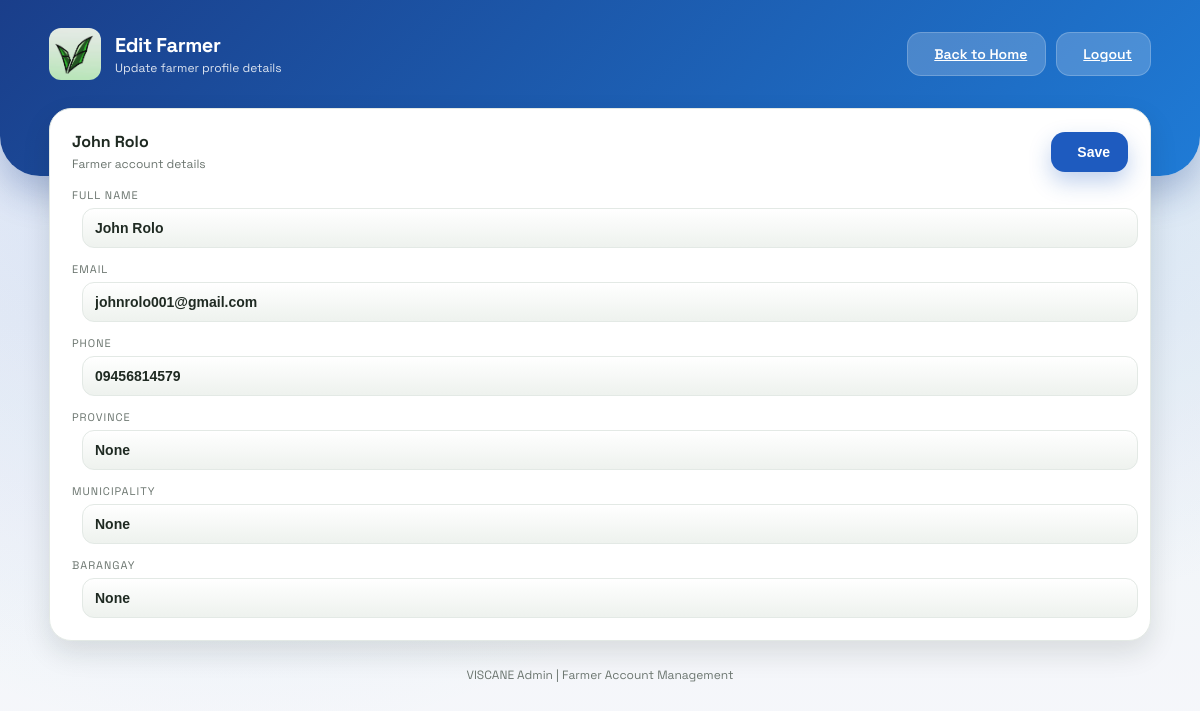
The page /admin/farmers/2/edit (signed in) on the database its author committed.
### models.py (models this page shows)
class User(db.Model):
    id = db.Column(db.Integer, primary_key=True)
    fullname = db.Column(db.String(100), nullable=False)
    email = db.Column(db.String(120), unique=True, nullable=False)
    phone = db.Column(db.String(20), nullable=False)
    password = db.Column(db.String(200), nullable=False)
    province = db.Column(db.String(120), nullable=True)
    municipality = db.Column(db.String(120), nullable=True)
    barangay = db.Column(db.String(120), nullable=True)
    is_active = db.Column(db.Boolean, nullable=False, default=True)
    is_archived = db.Column(db.Boolean, nullable=False, default=False)

### app.py (the view, shortened to what this page needs)
@app.route('/admin/farmers/<int:user_id>/edit', methods=['GET', 'POST'])
@login_required
def admin_farmer_edit(user_id):
    user = User.query.get_or_404(user_id)
    if user.is_archived:
        return redirect(url_for('admin_farmers'))
    return render_template('admin_farmer_edit.html', user=user, current_admin=get_current_admin())

### app.py (called while the page is built)
def login_required(view):
    @wraps(view)
    def wrapped(*args, **kwargs):
        if not session.get('admin_id'):
            return redirect(url_for('admin_login'))
        return view(*args, **kwargs)
    return wrapped

def get_current_admin():
    admin_id = session.get('admin_id')
    if not admin_id:
        return None
    admin = Admin.query.get(admin_id)
    if not admin or admin.is_archived:
        return None
    return admin

### templates/admin_farmer_edit.html (shortened to what this page needs)
<!DOCTYPE html>
<html lang="en">
<head>
    <link rel="stylesheet" href="{{ url_for('static', filename='style.css') }}">
</head>
<body class="admin-layout">
    <header class="dashboard-header">
        <div class="header-content">
            <div class="brand">
                <div class="brand-icon">
                    <img src="{{ url_for('static', filename='logo.jpg') }}" alt="VISCANE Logo" style="width: 100%; height: 100%; object-fit: cover; border-radius: 12px;">
                </div>
                <div>
                    <p class="brand-title">Edit Farmer</p>
                    <p class="brand-subtitle">Update farmer profile details</p>
                </div>
            </div>
            <div class="header-actions">
                <a class="btn light" href="/admin">
                    Back to Home
                </a>
                <a class="btn light" href="/admin-logout">
                    Logout
                </a>
            </div>
        </div>
    </header>
    <main class="dashboard-container fade-in">
        <form class="panel" method="POST">
            <div class="panel-header">
                <div>
                    <h3 class="panel-title">{{ user.fullname }}</h3>
                    <p class="panel-subtitle">Farmer account details</p>
                </div>
                <button class="btn primary" type="submit">
                    Save
                </button>
            </div>
            <div class="stat-label">Full Name</div>
            <input class="stat-input" type="text" name="fullname" value="{{ user.fullname }}" required>
            <div class="stat-label">Email</div>
            <input class="stat-input" type="email" name="email" value="{{ user.email }}" required>
            <div class="stat-label">Phone</div>
            <input class="stat-input" type="text" name="phone" value="{{ user.phone }}" required>
            <div class="stat-label">Province</div>
            <input class="stat-input" type="text" name="province" value="{{ user.province }}">
            <div class="stat-label">Municipality</div>
            <input class="stat-input" type="text" name="municipality" value="{{ user.municipality }}">
            <div class="stat-label">Barangay</div>
            <input class="stat-input" type="text" name="barangay" value="{{ user.barangay }}">
        </form>
        <div class="footer-link">VISCANE Admin | Farmer Account Management</div>
    </main>
</body>
</html>

### static/style.css (style rules this page uses)
:root { --glass-bg: rgba(255, 255, 255, 0.15); --glass-border: rgba(255, 255, 255, 0.2); --primary-green: #43A047; --neutral-0: #ffffff; --neutral-50: #f6f8f5; --neutral-100: #eef2ee; --neutral-200: #e3e9e5; --neutral-500: #6b756f; --neutral-900: #1f2a22; --radius-lg: 22px; --radius-md: 16px; --shadow-md: 0 12px 28px rgba(19, 32, 24, 0.12); --shadow-lg: 0 18px 45px rgba(19, 32, 24, 0.18); }
* { box-sizing: border-box; }
body { margin: 0; font-family: "Space Grotesk", sans-serif; background-image: linear-gradient(rgba(0,0,0,0.5), rgba(0,0,0,0.5)), url('background.png'); background-size: cover; background-position: center; background-attachment: fixed; display: flex; justify-content: center; align-items: center; min-height: 100vh; color: white; }
input { background: none; border: none; color: white !important; width: 100%; outline: none; margin-left: 10px; font-size: 14px; }
input::placeholder { color: rgba(255, 255, 255, 0.6) !important; }
.fade-in { animation: slideUp 0.6s ease-out forwards; }
body.farmer-layout, body.admin-layout { display: block; min-height: 100vh; background-image: none; background-color: var(--neutral-50); color: var(--neutral-900); overflow-x: hidden; padding: 0; }
body.admin-layout { --accent: #1E5BBF; --accent-soft: #E3F2FD; --accent-strong: #102B6A; --header-gradient: linear-gradient(135deg, #1A3E8A, #1F7BD6); --header-shadow: 0 18px 35px rgba(26, 62, 138, 0.28); }
.dashboard-header { background: var(--header-gradient); color: white; padding: 28px 0 96px; border-radius: 0 0 40px 40px; box-shadow: var(--header-shadow); position: relative; z-index: 2; }
.header-content { max-width: 1150px; margin: 0 auto; padding: 0 24px; display: flex; justify-content: space-between; align-items: center; gap: 20px; flex-wrap: wrap; }
.brand { display: flex; align-items: center; gap: 14px; }
.brand-icon { width: 52px; height: 52px; border-radius: 16px; display: grid; place-items: center; background: rgba(255, 255, 255, 0.18); backdrop-filter: blur(8px); font-size: 26px; }
.brand-title { margin: 0; font-size: 20px; font-weight: 700; letter-spacing: -0.4px; }
.brand-subtitle { margin: 2px 0 0; font-size: 12px; opacity: 0.85; }
.header-actions { display: flex; align-items: center; gap: 10px; flex-wrap: wrap; }
.dashboard-container { max-width: 1150px; margin: -68px auto 0; padding: 0 24px 60px; position: relative; z-index: 2; }
.btn { border: none; border-radius: 14px; padding: 12px 18px; font-weight: 600; font-size: 14px; cursor: pointer; display: inline-flex; align-items: center; gap: 8px; transition: transform 0.2s ease, box-shadow 0.2s ease, background 0.2s ease; }
.btn.primary { background: var(--accent); color: white; box-shadow: 0 10px 22px rgba(46, 125, 50, 0.28); }
body.admin-layout .btn.primary { box-shadow: 0 10px 22px rgba(30, 91, 191, 0.28); }
.btn.light { background: rgba(255,255,255,0.2); color: white; border: 1px solid rgba(255,255,255,0.2); }
.stat-label { font-size: 11px; text-transform: uppercase; letter-spacing: 1px; color: var(--neutral-500); }
.stat-label + .stat-input { margin-top: 6px; }
.stat-input + .stat-label { margin-top: 14px; }
.stat-input { margin-top: 10px; width: 100%; padding: 11px 12px; border-radius: 12px; border: 1px solid var(--neutral-200); background: linear-gradient(180deg, #ffffff 0%, var(--neutral-100) 100%); color: var(--neutral-900) !important; font-size: 14px; font-weight: 600; outline: none; transition: border-color 0.2s ease, box-shadow 0.2s ease, background 0.2s ease; }
.panel { background: var(--neutral-0); border-radius: var(--radius-lg); padding: 22px; border: 1px solid var(--neutral-200); box-shadow: var(--shadow-md); }
.panel-header { display: flex; justify-content: space-between; align-items: center; gap: 12px; margin-bottom: 16px; }
.panel-title { margin: 0; font-size: 16px; color: var(--neutral-900); }
.panel-subtitle { margin: 4px 0 0; font-size: 12px; color: var(--neutral-500); }
.footer-link { margin-top: 26px; text-align: center; font-size: 12px; color: var(--neutral-500); }

### rows shown on the page
User: fullname "John Rolo", email "johnrolo001@gmail.com", phone "09456814579", province "None", municipality "None", barangay "None"
